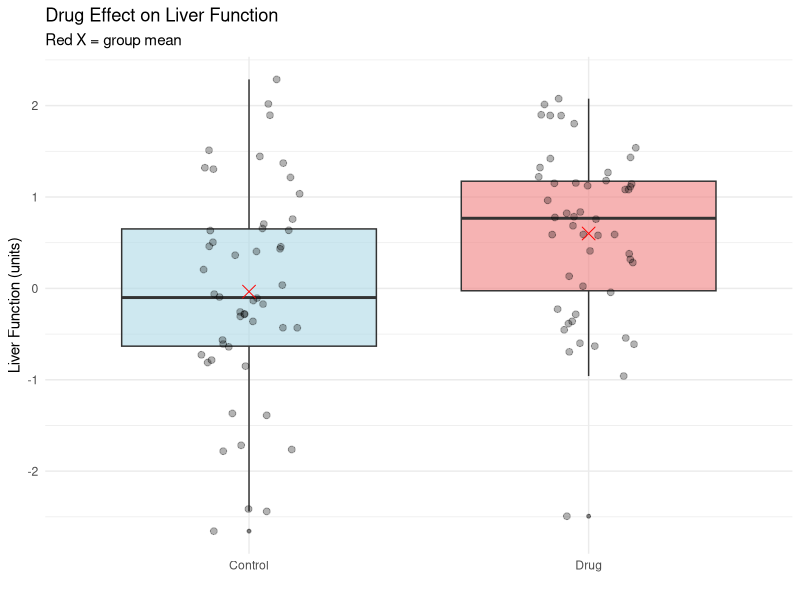
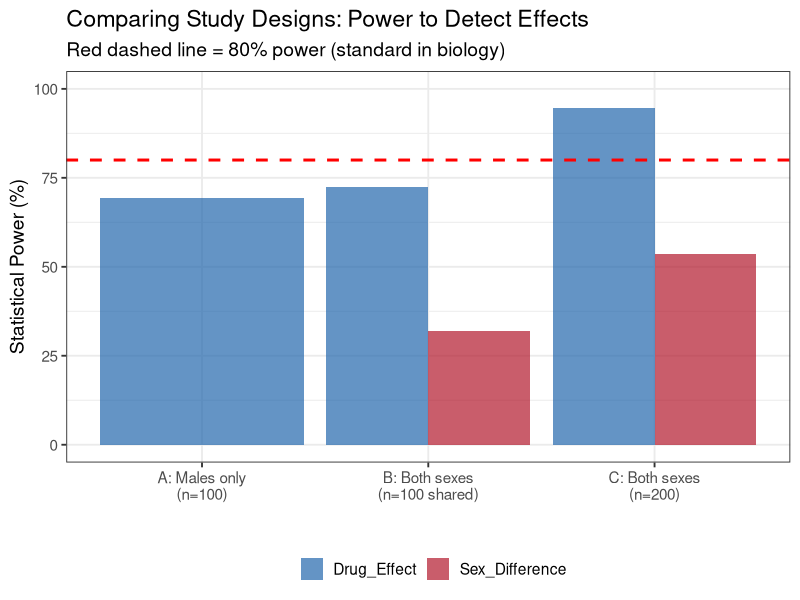
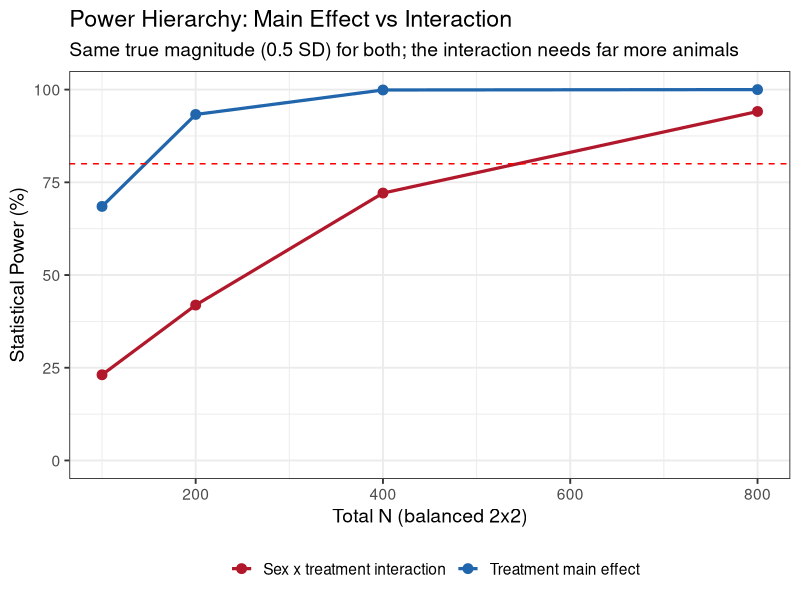

Reproduce these figures in R, in order.
## ---- chunk 1
#| message: false
#| warning: false
library(ggplot2)
library(dplyr)
library(tidyr)

# Set a consistent theme
theme_set(theme_bw(base_size = 14))
## ---- chunk 2
#| fig-alt:
#|   - "Boxplot of simulated liver function in control and drug-treated mice. The group distributions overlap, while a red X marks each group mean."
#|   - "Grouped bar chart comparing statistical power for drug and sex effects in a male-only design, a same-size two-sex design, and a larger two-sex design. A dashed line marks 80 percent power."
# KEY MISCONCEPTION ADDRESSED: "Including both sexes doubles sample size"
# Reality: N is SHARED between sexes in exploratory inclusion
# (Gaskill et al. 2025: 80% of researchers held this misconception)
# STEP 1: Look at ONE experiment first, to understand what's happening.

# --- Phase 1: Experimental Design Setup ---
# Define cohort size: N = 100
n_mice <- 100
# Create the treatment vector:
# 0 = Control group (n = 50 mice)
# 1 = Experimental drug-treatment group (n = 50 mice)
treatment <- c(rep(0, 50), rep(1, 50))

# --- Phase 2: Define the biological signal and the noise ---
# Define the biological effect of the drug. On average, treated mice experience
# a 0.5-unit improvement in liver function.
true_drug_effect <- 0.5
# Natural phenotypic variation: inter-individual variability between mice due to
# genetics, environment, or handling.
mouse_sd <- 1.0
# Standardized effect size (Cohen's d) = the signal-to-noise ratio of the treatment effect.
# A value of 0.5 ("medium") means the drug effect is half the size of natural individual
# variation — it works at the group level, but treated and untreated mice still look
# alike one-to-one.
sprintf("Effect size (Cohen's d) = %.2f", true_drug_effect / mouse_sd)

# --- Phase 3: Simulate the data ---
set.seed(42)  # reproducible noise
# Outcome = drug effect (in treated mice) + individual biological variability
liver_function <- true_drug_effect * treatment + rnorm(n_mice, mean = 0, sd = mouse_sd)

# --- Phase 4: Data Wrangling ---
# Create a dataframe and assign factor labels for analysis and plotting.
experiment_data <- data.frame(
  mouse_id = 1:n_mice,
  treatment = factor(treatment, levels = c(0, 1), labels = c("Control", "Drug")),
  liver_function = liver_function
)

# --- Phase 5: Descriptive Statistics ---
# Check group means against the true effect size.
means <- experiment_data %>%
  group_by(treatment) %>%
  summarise(mean_lf = mean(liver_function), .groups = "drop")
sprintf("Control: %.2f | Drug: %.2f | Diff: %.2f",
        means$mean_lf[1], means$mean_lf[2], diff(means$mean_lf))

# Boxplot of the single experiment, with group means marked
p_single <- ggplot(experiment_data, aes(x = treatment, y = liver_function, fill = treatment)) +
  geom_boxplot(alpha = 0.6, outlier.size = 1) +
  geom_jitter(width = 0.15, alpha = 0.3, size = 2) +
  # Automatically calculates and plots the mean as a red 'X'
  stat_summary(fun = mean, geom = "point", color = "red", size = 4, shape = 4) +
  scale_fill_manual(values = c("Control" = "lightblue", "Drug" = "lightcoral")) +
  labs(
    title = "Drug Effect on Liver Function",
    subtitle = "Red X = group mean",
    y = "Liver Function (units)", x = ""
  ) +
  theme_minimal() +               # cleans up the background grid
  theme(legend.position = "none")

print(p_single)

# Run a linear regression to test for differences between treatment groups.
fit_single <- lm(liver_function ~ treatment, data = experiment_data)
# p-value for the treatment effect
p_value_single <- summary(fit_single)$coefficients[2, 4]
sprintf("Experimental p-value: %.4f", p_value_single)

# STEP 2: Simulate the same experiment 1,000 times to determine power. Power is the
# probability of detecting a true biological effect as statistically significant (p < 0.05).
run_one_experiment <- function(n_control = 50, n_drug = 50, true_effect = 0.5) {
  treatment <- c(rep(0, n_control), rep(1, n_drug))
  outcome   <- true_effect * treatment + rnorm(n_control + n_drug, 0, 1)
  fit       <- lm(outcome ~ treatment)
  p_value   <- summary(fit)$coefficients[2, 4]
  detected  <- p_value < 0.05
  return(detected)
}

# Run the experiment 1000 times
results_A <- replicate(1000, run_one_experiment(n_control = 50, n_drug = 50, true_effect = 0.5))
power_A <- mean(results_A)
sprintf("Detected drug effect in %d / 1000 experiments | POWER = %.1f%%",
        sum(results_A), power_A * 100)

# STEP 3: Compare three study designs.
# The function runs many simulated experiments using cohorts of both sexes and
# counts how often it picks up two signals:
#   - the drug effect — does the treatment change liver function?
#   - the sex difference — do males and females have different baseline liver function?
# The three designs:
#   A: 100 males only          (N = 100) — can test the drug, but not sex
#   B: 50 males + 50 females   (N = 100) — same total N, split across sexes
#   C: 100 males + 100 females (N = 200) — both sexes, double the sample size
# Comparing them shows how cohort size and including both sexes change our
# ability to detect each signal.
simulate_power_design <- function(n_male, n_female, true_treatment_effect,
                                   true_sex_effect = 0, n_sims = 1000) {

  # Track, per simulation, whether each main effect was significant (p < 0.05).
  detection <- data.frame(treatment = logical(n_sims), sex = logical(n_sims))

  for (i in 1:n_sims) {
    # Split by sex and randomize treatment within each sex (balanced arms).
    sex <- c(rep(0, n_male), rep(1, n_female))
    treatment <- c(sample(rep(0:1, c(n_male / 2, n_male / 2))),
                   sample(rep(0:1, c(n_female / 2, n_female / 2))))

    # Simulate data: treatment effect + sex difference + noise (no true interaction).
    outcome <- true_treatment_effect * treatment +
               true_sex_effect * sex +
               rnorm(n_male + n_female, 0, 1)

    # Factorial model; each main effect is estimated adjusted for the other.
    pvals <- summary(lm(outcome ~ treatment + sex))$coefficients[, 4]
    detection$treatment[i] <- pvals["treatment"] < 0.05
    detection$sex[i]       <- pvals["sex"] < 0.05
  }

  colMeans(detection)   # power to detect each main effect
}

# Design A — 100 males only: 50 control + 50 drug.
set.seed(42)
power_A_simple <- mean(replicate(1000, {
  y <- 0.5 * c(rep(0, 50), rep(1, 50)) + rnorm(100)
  summary(lm(y ~ c(rep(0, 50), rep(1, 50))))$coefficients[2, 4] < 0.05
}))
sprintf("Design A — drug-effect power: %.1f%%", power_A_simple * 100)

# Designs B and C — both sexes, analysed with the factorial model lm(outcome ~ treatment + sex).
# Reuse simulate_power_design() (true sex effect = 0.3 SD, no true interaction):
#   B: 50 M + 50 F   (N = 100, same total as A)
#   C: 100 M + 100 F (N = 200, confirmatory)
power_B <- simulate_power_design(n_male = 50,  n_female = 50,
                                 true_treatment_effect = 0.5, true_sex_effect = 0.3)
power_C <- simulate_power_design(n_male = 100, n_female = 100,
                                 true_treatment_effect = 0.5, true_sex_effect = 0.3)

# Pull out the scalars used by the plot and summaries below.
power_B_treatment <- power_B["treatment"]; power_B_sex <- power_B["sex"]
power_C_treatment <- power_C["treatment"]; power_C_sex <- power_C["sex"]

sprintf("Design B (N=100) — drug %.1f%%, sex %.1f%%", power_B_treatment * 100, power_B_sex * 100)
sprintf("Design C (N=200) — drug %.1f%%, sex %.1f%%", power_C_treatment * 100, power_C_sex * 100)

# Visualization comparing designs
comparison_data <- data.frame(
  Design = c("A: Males only\n(n=100)",
             "B: Both sexes\n(n=100 shared)",
             "C: Both sexes\n(n=200)"),
  Drug_Effect = c(power_A_simple * 100, power_B_treatment * 100, power_C_treatment * 100),
  Sex_Difference = c(NA, power_B_sex * 100, power_C_sex * 100)
)

plot_data <- comparison_data %>%
  pivot_longer(cols = -Design, names_to = "Outcome", values_to = "Power") %>%
  filter(!is.na(Power))

p_power <- ggplot(plot_data, aes(x = Design, y = Power, fill = Outcome)) +
  geom_col(position = "dodge", alpha = 0.7) +
  geom_hline(yintercept = 80, linetype = "dashed", color = "red", linewidth = 1) +
  scale_fill_manual(values = c("Drug_Effect" = "#2166AC", "Sex_Difference" = "#B2182B")) +
  coord_cartesian(ylim = c(0, 100)) +
  labs(
    title = "Comparing Study Designs: Power to Detect Effects",
    subtitle = "Red dashed line = 80% power (standard in biology)",
    y = "Statistical Power (%)",
    x = "",
    fill = ""
  ) +
  theme(axis.text = element_text(size = 11),
        legend.position = "bottom")

print(p_power)

sprintf(paste0(
  "Design B (N=100 shared): treatment power %.1f%%, sex-difference power %.1f%%. ",
  "Design C (N=200): treatment power %.1f%%, sex-difference power %.1f%%."),
  power_B_treatment * 100, power_B_sex * 100, power_C_treatment * 100, power_C_sex * 100)
## ---- chunk 3
# Re-run designs B and C with a larger true sex effect (0.5 SD instead of 0.3),
# using the same factorial simulator.
set.seed(42)
power_B_alt <- simulate_power_design(n_male = 50,  n_female = 50,
                                     true_treatment_effect = 0.5, true_sex_effect = 0.5)
power_C_alt <- simulate_power_design(n_male = 100, n_female = 100,
                                     true_treatment_effect = 0.5, true_sex_effect = 0.5)

power_B_alt_treatment <- power_B_alt["treatment"]; power_B_alt_sex <- power_B_alt["sex"]
power_C_alt_treatment <- power_C_alt["treatment"]; power_C_alt_sex <- power_C_alt["sex"]

sprintf(paste0(
  "Sex effect 0.3 SD — sex-difference power: Design B %.1f%%, Design C %.1f%%. ",
  "Sex effect 0.5 SD — sex-difference power: Design B %.1f%%, Design C %.1f%%."),
  power_B_sex * 100, power_C_sex * 100,
  power_B_alt_sex * 100, power_C_alt_sex * 100)
## ---- chunk 4
#| fig-alt: "Line chart of statistical power against total sample size. The treatment main-effect line remains above the sex-by-treatment interaction line at every sample size."
# Power to detect a true sex x treatment INTERACTION versus the treatment MAIN effect,
# under the factorial model lm(outcome ~ treatment * sex).
#
# Two design choices keep the comparison fair:
#   1. We set the true AVERAGE treatment effect and the true interaction to the same
#      magnitude (0.5 SD), so any power gap is the interaction penalty, not a size gap.
#   2. We EFFECT-code treatment and sex as -0.5/+0.5 (not 0/1). With 0/1 dummy coding the
#      `treatment` coefficient would be the treatment effect in the *reference sex only*
#      (a simple effect), not the average main effect -- the exact baseline-coding trap
#      shown in the next tutorial (02b, Exercise 3.5). Effect coding makes the
#      `treatment` coefficient the genuine average main effect.
simulate_interaction_power <- function(n_per_cell, main_effect = 0.5, interaction_effect = 0.5,
                                       n_sims = 1000) {
  detect_main <- logical(n_sims); detect_int <- logical(n_sims)
  # The interaction is the gap between the female and male treatment effects. Split it
  # symmetrically around the average so the average treatment effect stays = main_effect.
  male_effect   <- main_effect - interaction_effect / 2
  female_effect <- main_effect + interaction_effect / 2
  for (i in 1:n_sims) {
    sex       <- rep(c(-0.5, 0.5), each = 2 * n_per_cell)      # -0.5 = M, +0.5 = F
    treatment <- rep(rep(c(-0.5, 0.5), each = n_per_cell), 2)  # -0.5 = control, +0.5 = treated
    # Each treated animal gets its sex-specific treatment effect; controls get 0. Plus noise.
    treat_effect <- ifelse(sex < 0, male_effect, female_effect)
    outcome <- (treatment > 0) * treat_effect + rnorm(length(sex), 0, 1)
    co <- summary(lm(outcome ~ treatment * sex))$coefficients[, 4]
    detect_main[i] <- co["treatment"] < 0.05        # average treatment (main) effect
    detect_int[i]  <- co["treatment:sex"] < 0.05    # sex x treatment interaction
  }
  c(treatment = mean(detect_main), interaction = mean(detect_int))
}

set.seed(42)
int_grid <- data.frame(n_per_cell = c(25, 50, 100, 200))
int_power <- t(sapply(int_grid$n_per_cell, simulate_interaction_power))
int_tab <- cbind(int_grid, as.data.frame(int_power * 100))
print(int_tab)

# Interaction plot of power: two lines (effect type) across total N.
int_long <- int_tab %>%
  mutate(total_N = n_per_cell * 4) %>%
  pivot_longer(c(treatment, interaction), names_to = "Effect", values_to = "Power")

p_int_power <- ggplot(int_long, aes(x = total_N, y = Power, color = Effect, group = Effect)) +
  geom_line(linewidth = 1.1) +
  geom_point(size = 3) +
  geom_hline(yintercept = 80, linetype = "dashed", color = "red") +
  scale_color_manual(values = c("treatment" = "#2166AC", "interaction" = "#B2182B"),
                     labels = c("treatment" = "Treatment main effect",
                                "interaction" = "Sex x treatment interaction")) +
  labs(title = "Power Hierarchy: Main Effect vs Interaction",
       subtitle = "Same true magnitude (0.5 SD) for both; the interaction needs far more animals",
       x = "Total N (balanced 2x2)", y = "Statistical Power (%)", color = "") +
  coord_cartesian(ylim = c(0, 100)) +
  theme(legend.position = "bottom")
print(p_int_power)
